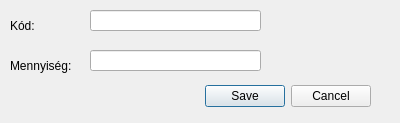
<?xml version="1.0" encoding="UTF-8"?>
<ui version="4.0">
 <class>ExpendDialog</class>
 <widget class="QDialog" name="ExpendDialog">
  <property name="geometry">
   <rect>
    <x>0</x>
    <y>0</y>
    <width>400</width>
    <height>123</height>
   </rect>
  </property>
  <property name="windowTitle">
   <string>Gyógyszer kiadása</string>
  </property>
  <widget class="QDialogButtonBox" name="buttonBox">
   <property name="geometry">
    <rect>
     <x>30</x>
     <y>80</y>
     <width>341</width>
     <height>32</height>
    </rect>
   </property>
   <property name="orientation">
    <enum>Qt::Horizontal</enum>
   </property>
   <property name="standardButtons">
    <set>QDialogButtonBox::Cancel|QDialogButtonBox::Save</set>
   </property>
  </widget>
  <widget class="QLabel" name="label">
   <property name="geometry">
    <rect>
     <x>10</x>
     <y>10</y>
     <width>81</width>
     <height>31</height>
    </rect>
   </property>
   <property name="text">
    <string>Kód:</string>
   </property>
  </widget>
  <widget class="QLineEdit" name="lineEdit_2">
   <property name="geometry">
    <rect>
     <x>90</x>
     <y>50</y>
     <width>171</width>
     <height>21</height>
    </rect>
   </property>
  </widget>
  <widget class="QLabel" name="label_2">
   <property name="geometry">
    <rect>
     <x>10</x>
     <y>50</y>
     <width>81</width>
     <height>31</height>
    </rect>
   </property>
   <property name="text">
    <string>Mennyiség:</string>
   </property>
  </widget>
  <widget class="QLineEdit" name="lineEdit">
   <property name="geometry">
    <rect>
     <x>90</x>
     <y>10</y>
     <width>171</width>
     <height>21</height>
    </rect>
   </property>
  </widget>
 </widget>
 <resources/>
 <connections>
  <connection>
   <sender>buttonBox</sender>
   <signal>accepted()</signal>
   <receiver>ExpendDialog</receiver>
   <slot>accept()</slot>
   <hints>
    <hint type="sourcelabel">
     <x>248</x>
     <y>254</y>
    </hint>
    <hint type="destinationlabel">
     <x>157</x>
     <y>274</y>
    </hint>
   </hints>
  </connection>
  <connection>
   <sender>buttonBox</sender>
   <signal>rejected()</signal>
   <receiver>ExpendDialog</receiver>
   <slot>reject()</slot>
   <hints>
    <hint type="sourcelabel">
     <x>316</x>
     <y>260</y>
    </hint>
    <hint type="destinationlabel">
     <x>286</x>
     <y>274</y>
    </hint>
   </hints>
  </connection>
 </connections>
</ui>
